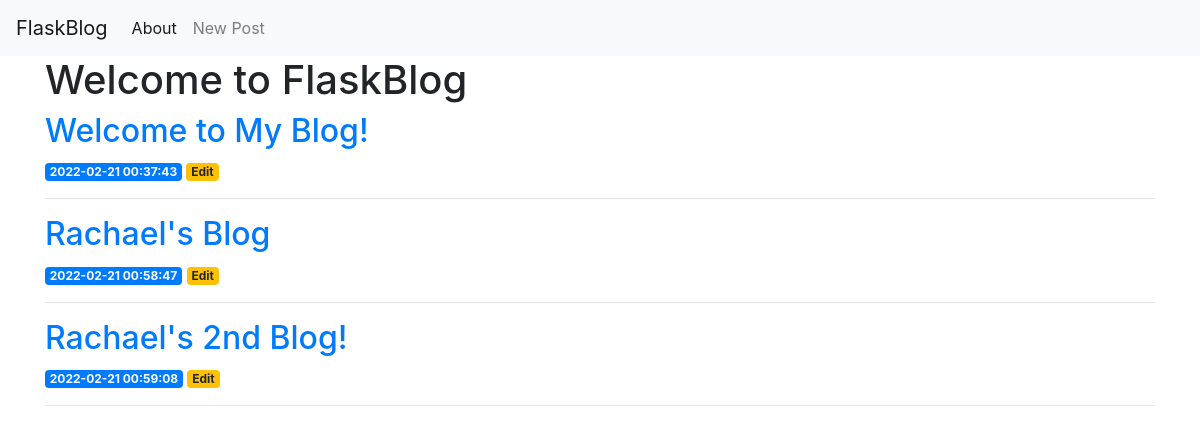
The page / on the database its author committed.
### tables this page shows
CREATE TABLE posts (
    id INTEGER PRIMARY KEY AUTOINCREMENT,
    created TIMESTAMP NOT NULL DEFAULT CURRENT_TIMESTAMP,
    title TEXT NOT NULL,
    content TEXT NOT NULL
);

### app.py (the view)
@app.route('/')
def index():
    conn = get_db_connection()
    posts = conn.execute('SELECT * FROM posts').fetchall()
    conn.close()
    return render_template('index.html', posts=posts)

### app.py (called while the page is built)
def get_db_connection():
    conn = sqlite3.connect('database.db')
    conn.row_factory = sqlite3.Row
    return conn

### templates/index.html
{% extends 'base.html' %}
{% block content %}
    <h1>{% block title %} Welcome to FlaskBlog {% endblock %}</h1>
    {% for post in posts %}
        <a href="{{ url_for('post', post_id=post['id']) }}">
            <h2>{{ post['title'] }}</h2>
        </a>
        <span class="badge badge-primary">{{ post['created'] }}</span>
        <a href="{{ url_for('edit', id=post['id']) }}">
            <span class="badge badge-warning">Edit</span>
        </a>
        <hr>
    {% endfor %}
{% endblock %}

### templates/base.html (shortened to what this page needs)
<!doctype html>
<html lang="en">
  <head>
    <link rel="stylesheet" href="https://stackpath.bootstrapcdn.com/bootstrap/4.3.1/css/bootstrap.min.css">
  </head>
  <body>
    <nav class="navbar navbar-expand-md navbar-light bg-light">
        <a class="navbar-brand" href="{{ url_for('index')}}">FlaskBlog</a>
        <div class="collapse navbar-collapse" id="navbarNav">
            <ul class="navbar-nav">
            <li class="nav-item active">
                <a class="nav-link" href="#">About</a>
            </li>
            <li class="nav-item">
                <a class="nav-link" href="{{url_for('create')}}">New Post</a>
            </li>
            </ul>
        </div>
    </nav>
    <div class="container">
        {% block content %} {% endblock %}
    </div>
  </body>
</html>

### rows shown on the page
posts: title "Welcome to My Blog!", created "2022-02-21 00:37:43"
posts: title "Rachael's Blog", created "2022-02-21 00:58:47"
posts: title "Rachael's 2nd Blog!", created "2022-02-21 00:59:08"
